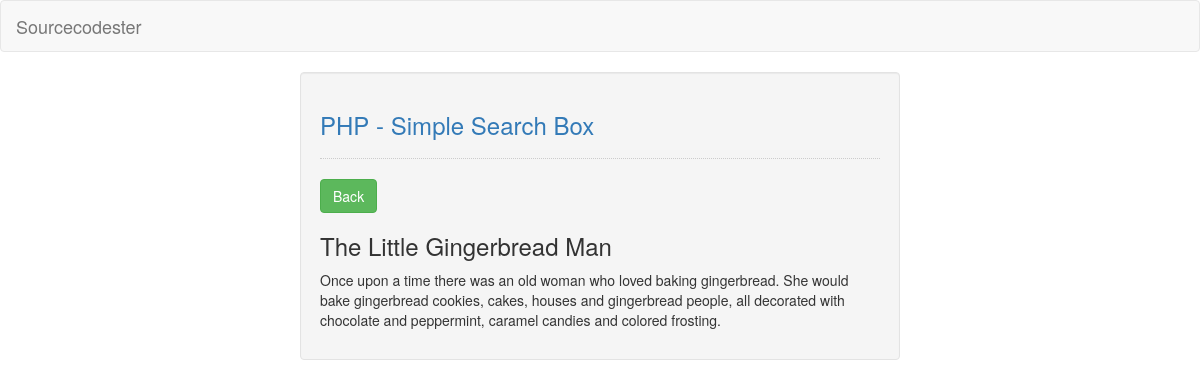
Screenshot of /get_blog.php?id=1 with the database file from the repository.
### tables this page shows
CREATE TABLE `blog` (
  `blog_id` int(11) NOT NULL AUTO_INCREMENT,
  `title` varchar(50) NOT NULL,
  `content` text NOT NULL,
  PRIMARY KEY (`blog_id`)
);

### get_blog.php (the view, shortened to what this page needs)
<!DOCTYPE html>
<html lang="en">
	<head>
		<link rel="stylesheet" type="text/css" href="css/bootstrap.css"/>
	</head>
<body>
	<nav class="navbar navbar-default">
		<div class="container-fluid">
			<a class="navbar-brand" href="https://sourcecodester.com">Sourcecodester</a>
		</div>
	</nav>
	<div class="col-md-3"></div>
	<div class="col-md-6 well">
		<h3 class="text-primary">PHP - Simple Search Box</h3>
		<hr style="border-top:1px dotted #ccc;"/>
		<a href="index.php" class="btn btn-success">Back</a>
		<?php
			require 'conn.php';
			if(ISSET($_REQUEST['id'])){
				$query = mysqli_query($conn, "SELECT * FROM `blog` WHERE `blog_id` = '$_REQUEST[id]'") or die(mysqli_error());
				$fetch = mysqli_fetch_array($query);
		?>
				<h3><?php echo $fetch['title']?></h3>
				<p><?php echo nl2br($fetch['content'])?></p>
		<?php
			}
		?>
	</div>
</body>
</html>

### rows the page displays
blog: title "The Little Gingerbread Man", content "Once upon a time there was an old woman who loved baking gingerbread. She would bake gingerbread cookies, cakes, houses and gingerbread people, all decorated with chocolate and peppermint, caramel candies and colored frosting."
